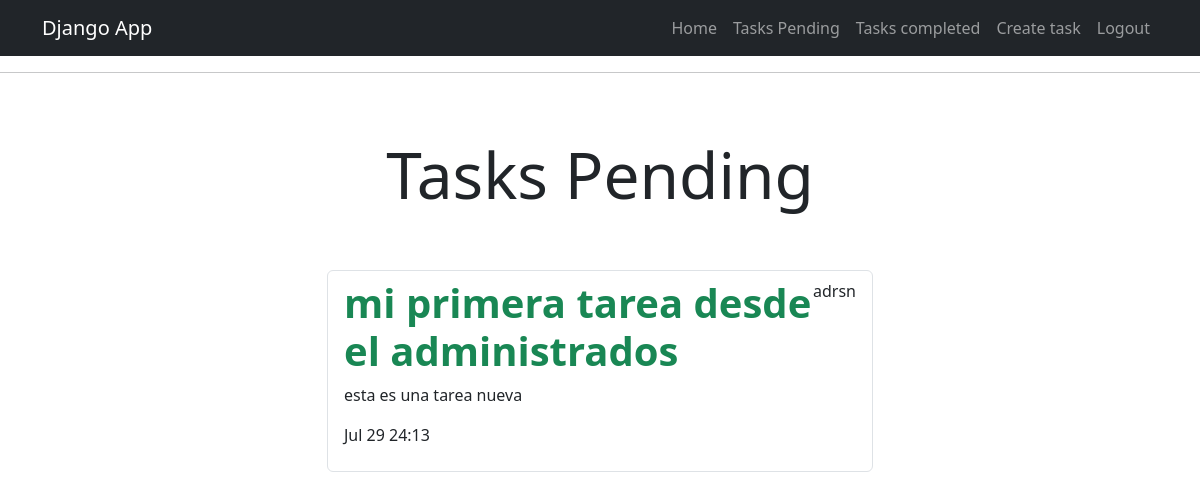
/tasks_completed/ (signed in), run on an earlier commit of the app's database.
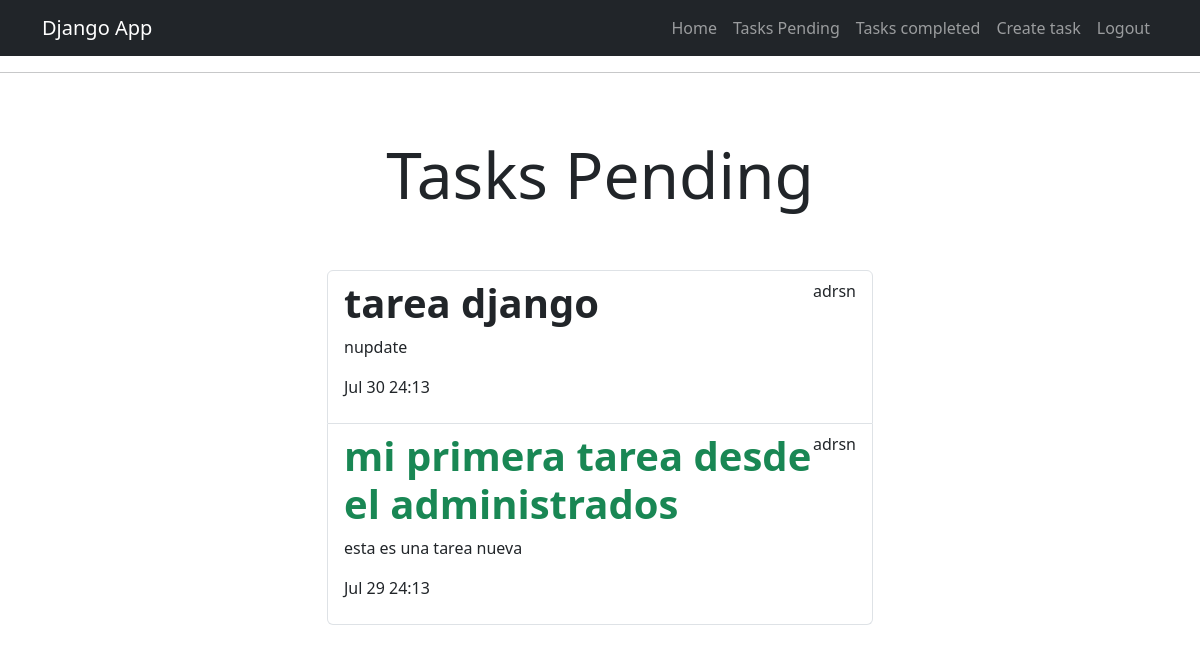
And on a later commit of the database.
### tasks/models.py (models this page shows, shortened)
class Task(models.Model):
    title = models.CharField(max_length=100)
    description = models.TextField(blank=True)
    created = models.DateTimeField(auto_now_add=True)
    datecompleted = models.DateTimeField(null=True, blank=True)
    important = models.BooleanField(default=False)
    user = models.ForeignKey(User, on_delete=models.CASCADE)

### tasks/views.py (the view)
# urls.py: path("tasks_completed/", views.tasks_completed, name='tasks_completed'),
@login_required
def tasks_completed(request):
    tasks = Task.objects.filter(user=request.user, datecompleted__isnull=False).order_by('-datecompleted')
    return render(request, 'tasks.html', {
        'tasks': tasks
    })

### tasks/templates/tasks.html
{% extends "base.html" %}
{% block content %}
    <main class="container">
        <div class="row">
            <div class="col-md-6 offset-md-3">
                <h1 class="text-center display-3 py-5">Tasks Pending</h1>
                <ul class="list-group">
                    {% for task in tasks %}
                        <a class="list-group-item" href="{% url 'task_detail' task.id %}">
                            <header class="d-flex justify-content-between">
                                {% if task.important %}
                                    <h1 class="fw-bold text-success">{{task.title}}</h1>
                                {% else %}
                                    <h1 class="fw-bold">{{task.title}}</h1>
                                {% endif %}
                                <p>{{task.user.username}}</p>
                            </header>
                            <p>{{task.description}}</p>
                            <p>{{task.datecompleted|date:'M j y:i'}}</p>
                        </a>
                    {% endfor %}
                </ul>
            </div>
        </div>
    </main>
{% endblock  %}

What changed in the data, as far as the page shows it:
now on this page (row edited): Task: title "tarea django", user.username "adrsn", description "nupdate", datecompleted "Jul 30 24:13"
